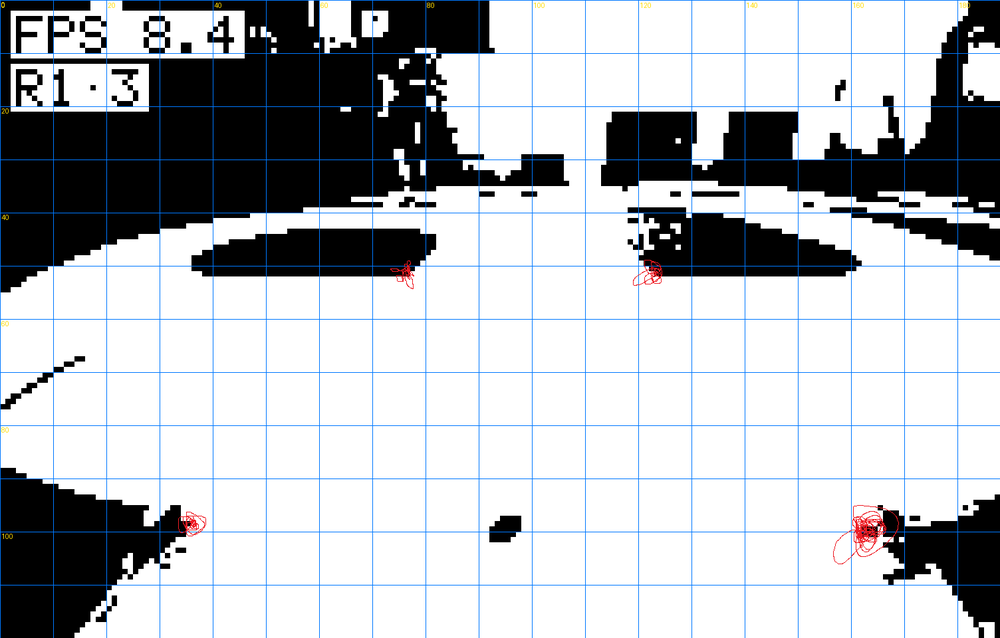
#> input picture tools/cal/grab_20261116_192140_x8.png, 1000 x 638 px, shrunk from 1504 x 960 before the run; its folder holds 3 pictures in this run
$ python cal_mark.py
#> lines starting #> are read from the running program, lines starting #| are printed output that depends on the picture; after the words box and inside, x2 and y2 are one past the last pixel; in counts of white or black regions, pixels touching at a corner belong together
# -*- coding: utf-8 -*-
"""从"手标红圈"的图里取 4 个角（每个角画了很多圈 -> 取平均）

输入  tools/cal/xxx_x8.png   （放大 8 倍、带网格；用户在上面用红笔圈了 4 个角）
输出  tools/cal/mark_check.png   （把识别到的 4 个点画回去，给人确认）
      tools/cal/mark.json        （4 个角的图像坐标 u,v + x8 坐标）

用法： python tools\\cal_mark.py [图名（可省，默认最新 _x8.png）]
"""
import io
import json
import os
import sys
from collections import deque

import numpy as np
from PIL import Image, ImageDraw

HERE = os.path.dirname(os.path.abspath(__file__))
CAL = os.path.join(HERE, 'cal')
K = 8                       # _x8 的放大倍数
MERGE_PX = 120              # 两个红笔画之间小于这个距离就算同一个角


def red_mask(a):
    r = a[:, :, 0].astype(np.int16)
    g = a[:, :, 1].astype(np.int16)
    b = a[:, :, 2].astype(np.int16)
    return (r >= 110) & (r - g >= 45) & (r - b >= 45)


def components(mask):
    """8 邻域连通域（纯 numpy+deque，不依赖 scipy）"""
    h, w = mask.shape
    seen = np.zeros((h, w), dtype=bool)
    out = []
    ys, xs = np.nonzero(mask)
    for y0, x0 in zip(ys.tolist(), xs.tolist()):
        if seen[y0, x0]:
            continue
        q = deque([(y0, x0)])
        seen[y0, x0] = True
        n = 0
        sx = sy = 0
        while q:
            y, x = q.popleft()
            n += 1
            sx += x
            sy += y
            for dy in (-1, 0, 1):
                for dx in (-1, 0, 1):
                    yy, xx = y + dy, x + dx
                    if 0 <= yy < h and 0 <= xx < w and mask[yy, xx] and not seen[yy, xx]:
                        seen[yy, xx] = True
                        q.append((yy, xx))
        if n >= 6:
            out.append((n, float(sx) / n, float(sy) / n))
    return out


def merge(comps, dist):
    """把靠得很近的小笔画并成一个角（按红点总数加权平均）"""
    groups = []
    for n, cx, cy in sorted(comps, reverse=True):
        for g in groups:
            if (g['cx'] - cx) ** 2 + (g['cy'] - cy) ** 2 <= dist * dist:
                g['n'] += n
                g['sx'] += cx * n
                g['sy'] += cy * n
                g['cx'] = g['sx'] / g['n']
                g['cy'] = g['sy'] / g['n']
                break
        else:
            groups.append({'n': n, 'sx': cx * n, 'sy': cy * n, 'cx': cx, 'cy': cy})
    groups.sort(key=lambda g: -g['n'])
    return groups


def main():
    if len(sys.argv) > 1:
        path = sys.argv[1]
        if not os.path.isabs(path):
            path = os.path.join(CAL, path)
    else:
        cand = [os.path.join(CAL, f) for f in os.listdir(CAL) if f.endswith('_x8.png')]
        path = max(cand, key=os.path.getmtime)

    im = Image.open(path).convert('RGB')
    a = np.asarray(im)
    m = red_mask(a)
#> in red_mask, `r = a[:, :, 0].astype(np.int16)`:
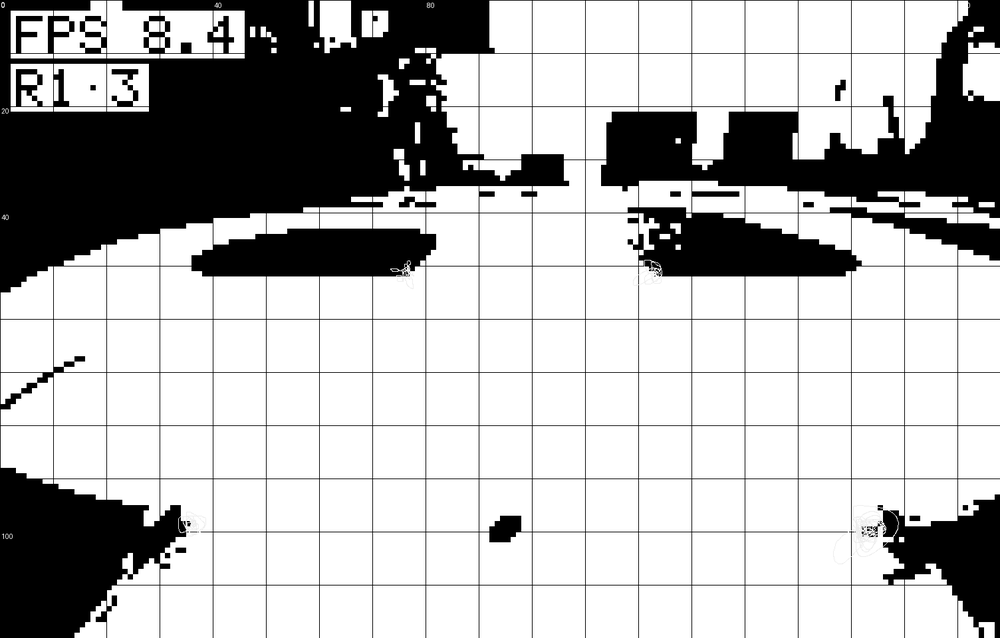
#> r: shape (638, 1000) int16; min 0, max 255, mean 181
#> in red_mask, `g = a[:, :, 1].astype(np.int16)`:
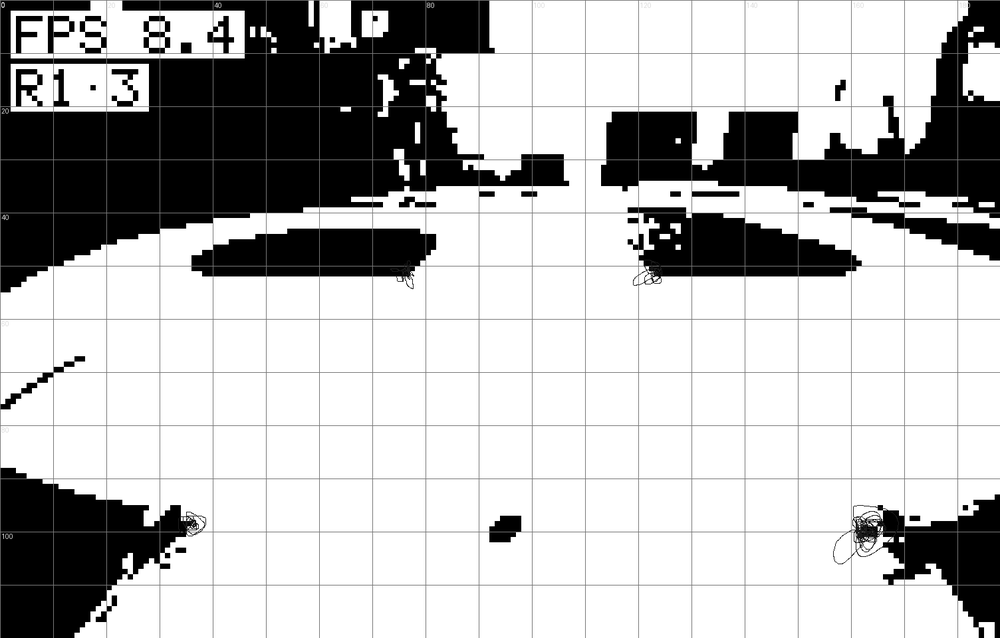
#> g: shape (638, 1000) int16; min 0, max 255, mean 184
#> in red_mask, `b = a[:, :, 2].astype(np.int16)`:
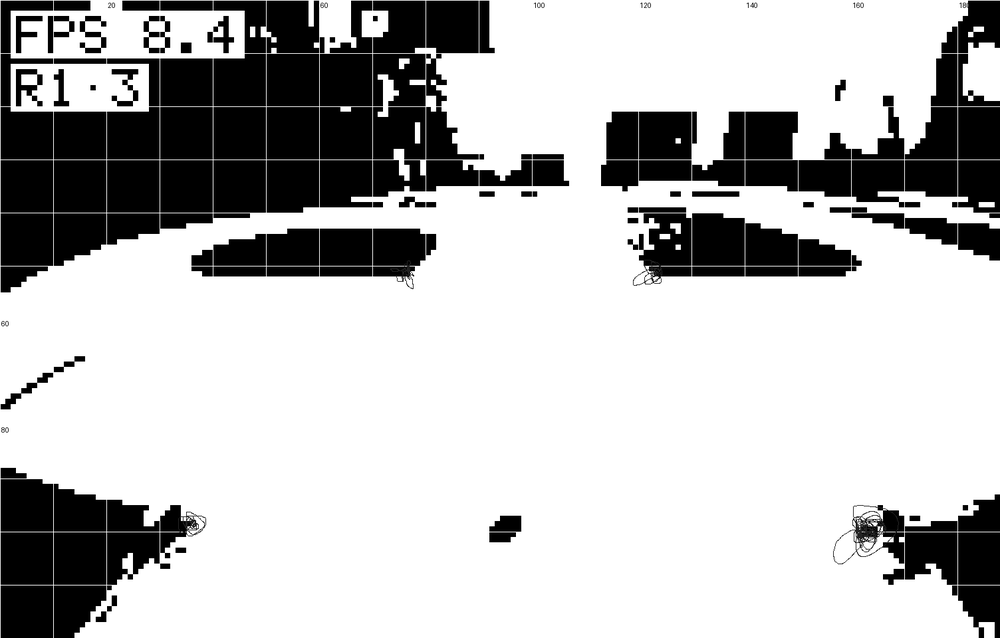
#> b: shape (638, 1000) int16; min 0, max 255, mean 187.8
#> in red_mask, `return (r >= 110) & (r - g >= 45) & (r - b >= 45)`:
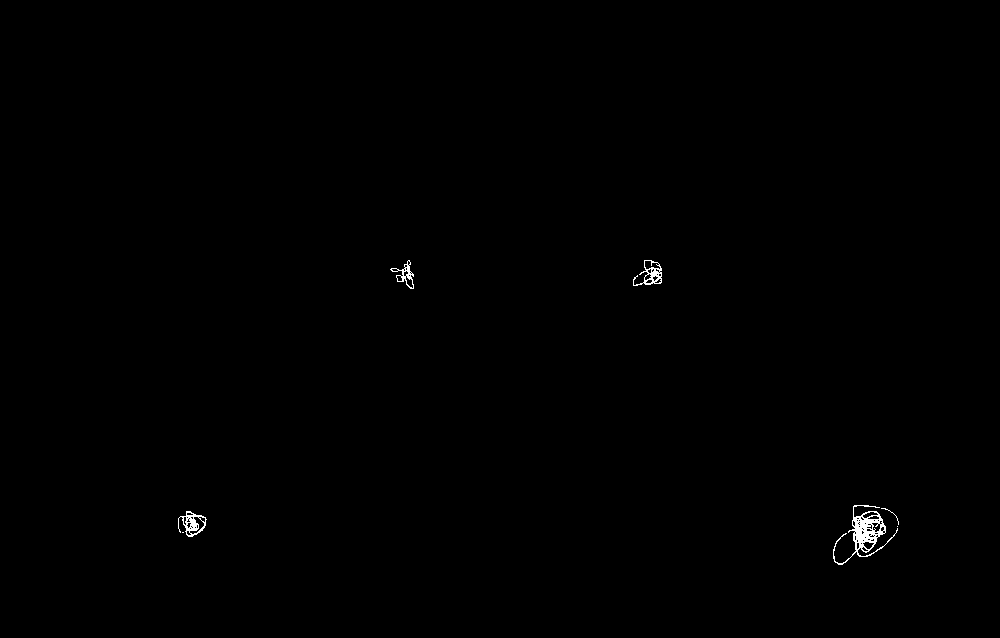
#> returned value: shape (638, 1000) bool; 0.27% white in thin lines or dots, all inside (x1, y1, x2, y2) = (178, 260, 899, 565)
    print('图：%s  %dx%d  红点 %d 个' % (os.path.basename(path), im.size[0], im.size[1], m.sum()))
#| 图：grab_20261116_192140_x8.png  1000x638  红点 1703 个

    comps = components(m)
#> in components, `ys, xs = np.nonzero(mask)`: ys = 1703 values from 260 to 564; xs = 1703 values, max 898 at index 803, min 178 at index 651, mean 663.9
#> the loop in components, `for y0, x0 in zip(ys.tolist(), xs.tolist()):` made 1703 passes
#> (y0, x0) on passes 2, 4, 5: (260, 409), (260, 645), (260, 646)
#> after the loop in components, `for y0, x0 in zip(ys.tolist(), xs.tolist()):`: out = [(182, 405, 274), (263, 650.6, 274.3), (931, 864.5, 532.2), (25, 891.2, 513.8), (299, 191.8, 523.3)]
#> comps has the same summary as out in components
    groups = merge(comps, MERGE_PX)
#> the loop in merge, `for n, cx, cy in sorted(comps, reverse=True):` made 5 passes
#> after the loop in merge, `for n, cx, cy in sorted(comps, reverse=True):`: g = {'n': 956, 'sx': 827138, 'sy': 508332, 'cx': 865.2, 'cy': 531.7}; groups = 4 items
#> groups = 4 items
    print('红笔画 %d 段 → 合并成 %d 个角' % (len(comps), len(groups)))
#| 红笔画 5 段 → 合并成 4 个角
    groups = groups[:4]
    if len(groups) < 4:
        print('✗ 只找到 %d 个角，红圈没画够或者被别的东西冒充了' % len(groups))
        return 1

    pts = []
    for g in groups:
        cx, cy = g['cx'], g['cy']
        u = (cx + 0.5) / K - 0.5          # x8 像素中心 -> 图像像素坐标
        v = (cy + 0.5) / K - 0.5
        pts.append({'u': round(u, 2), 'v': round(v, 2), 'x8': [round(cx, 1), round(cy, 1)],
                    'n': g['n']})
        print('  角: u=%6.2f v=%6.2f   (x8 坐标 %.0f,%.0f, 红点 %d)' % (u, v, cx, cy, g['n']))
#> this loop made 4 passes
#> (cx, cy, u, v) on passes 1 to 3: (865.2, 531.7, 107.7, 66.03), (191.8, 523.3, 23.53, 64.97), (650.6, 274.3, 80.88, 33.85)
#> (g, cx, cy, u, v) on pass 4: ({'n': 182, 'sx': 73703, 'sy': 49876, 'cx': 405, 'cy': 274}, 405, 274, 50.18, 33.82)
#|   角: u=107.71 v= 66.03   (x8 坐标 865,532, 红点 956)
#|   角: u= 23.53 v= 64.97   (x8 坐标 192,523, 红点 299)
#|   角: u= 80.88 v= 33.85   (x8 坐标 651,274, 红点 263)
#|   角: u= 50.18 v= 33.82   (x8 坐标 405,274, 红点 182)
#> after the loop, pts = 4 items

    # 排成 左上 / 右上 / 右下 / 左下（v 小的是远，u 小的是左）
    by_v = sorted(pts, key=lambda p: p['v'])
#> by_v = 4 items
    far = sorted(by_v[:2], key=lambda p: p['u'])
#> far = 2 items
    near = sorted(by_v[2:], key=lambda p: p['u'])
#> near = 2 items
    order = [far[0], far[1], near[1], near[0]]

    d = ImageDraw.Draw(im)
    col = (0, 255, 0)
    for i, p in enumerate(order):
        x, y = p['x8']
        d.line([(x - 26, y), (x + 26, y)], fill=col, width=3)
        d.line([(x, y - 26), (x, y + 26)], fill=col, width=3)
        d.ellipse([x - 9, y - 9, x + 9, y + 9], outline=col, width=2)
        d.text((x + 14, y - 26), str(i + 1), fill=col)
#> this loop made 4 passes
#> (p, x, y) on passes 1 to 4: ({'u': 50.18, 'v': 33.82, 'x8': [405, 274], 'n': 182}, 405, 274), ({'u': 80.88, 'v': 33.85, 'x8': [650.6, 274.3], 'n': 263}, 650.6, 274.3), ({'u': 107.7, 'v': 66.03, 'x8': [865.2, 531.7], 'n': 956}, 865.2, 531.7), ({'u': 23.53, 'v': 64.97, 'x8': [191.8, 523.3], 'n': 299}, 191.8, 523.3)
    for i in range(4):
        x1, y1 = order[i]['x8']
        x2, y2 = order[(i + 1) % 4]['x8']
        d.line([(x1, y1), (x2, y2)], fill=(0, 200, 255), width=2)
#> this loop made 4 passes
#> (x1, y1, x2, y2) on passes 1 to 4: (405, 274, 650.6, 274.3), (650.6, 274.3, 865.2, 531.7), (865.2, 531.7, 191.8, 523.3), (191.8, 523.3, 405, 274)

    out_png = os.path.join(CAL, 'mark_check.png')
    im.save(out_png)
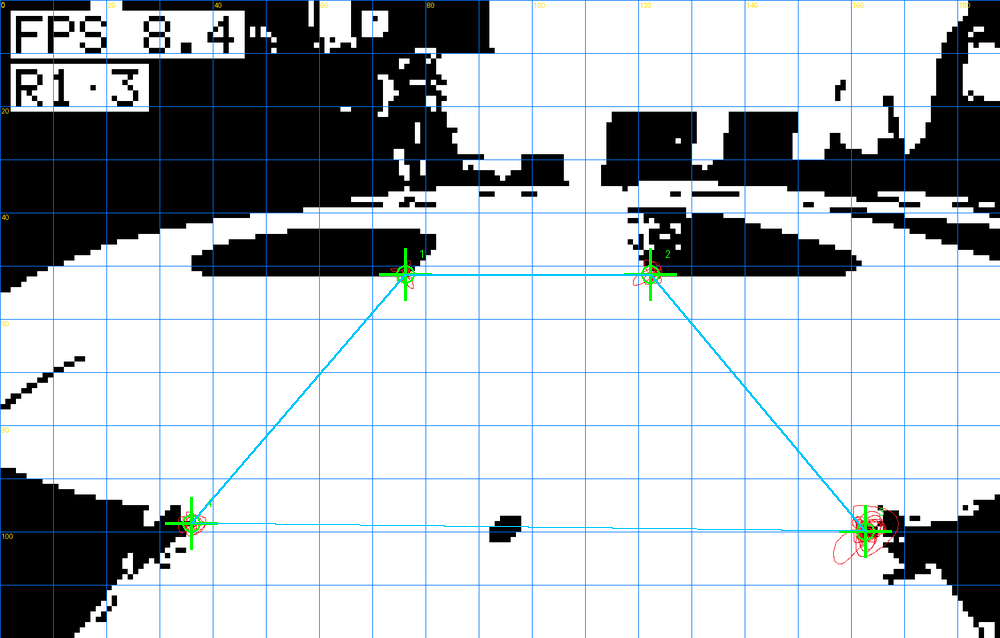
#> saved as mark_check.png: PIL image 1000x638 RGB; mean R, G, B 179.6, 184.2, 187.6
    js = {'src': os.path.basename(path),
          'size': [im.size[0] // K, im.size[1] // K],
          'order': ['far_left', 'far_right', 'near_right', 'near_left'],
          'pts': order}
    with io.open(os.path.join(CAL, 'mark.json'), 'w', encoding='utf-8') as f:
        json.dump(js, f, ensure_ascii=False, indent=2)

    print('\n四个角（图像坐标 u=列, v=行）：')
    for i, p in enumerate(order):
        print('  %d  %-10s u=%6.2f  v=%6.2f' % (i + 1, js['order'][i], p['u'], p['v']))
#> this loop made 4 passes
#> p on passes 1 to 4: {'u': 50.18, 'v': 33.82, 'x8': [405, 274], 'n': 182}, {'u': 80.88, 'v': 33.85, 'x8': [650.6, 274.3], 'n': 263}, {'u': 107.7, 'v': 66.03, 'x8': [865.2, 531.7], 'n': 956}, {'u': 23.53, 'v': 64.97, 'x8': [191.8, 523.3], 'n': 299}
#|   1  far_left   u= 50.18  v= 33.82
#|   2  far_right  u= 80.88  v= 33.85
#|   3  near_right u=107.71  v= 66.03
#|   4  near_left  u= 23.53  v= 64.97
    print('\n近边宽 = %.1f px, 远边宽 = %.1f px, 近边行 %0.1f, 远边行 %.1f'
          % (order[2]['u'] - order[3]['u'], order[1]['u'] - order[0]['u'],
             order[2]['v'], order[0]['v']))
#| 近边宽 = 84.2 px, 远边宽 = 30.7 px, 近边行 66.0, 远边行 33.8
    print('已存: %s' % out_png)
    return 0


if __name__ == '__main__':
    sys.exit(main())
#> (the program exits here)
